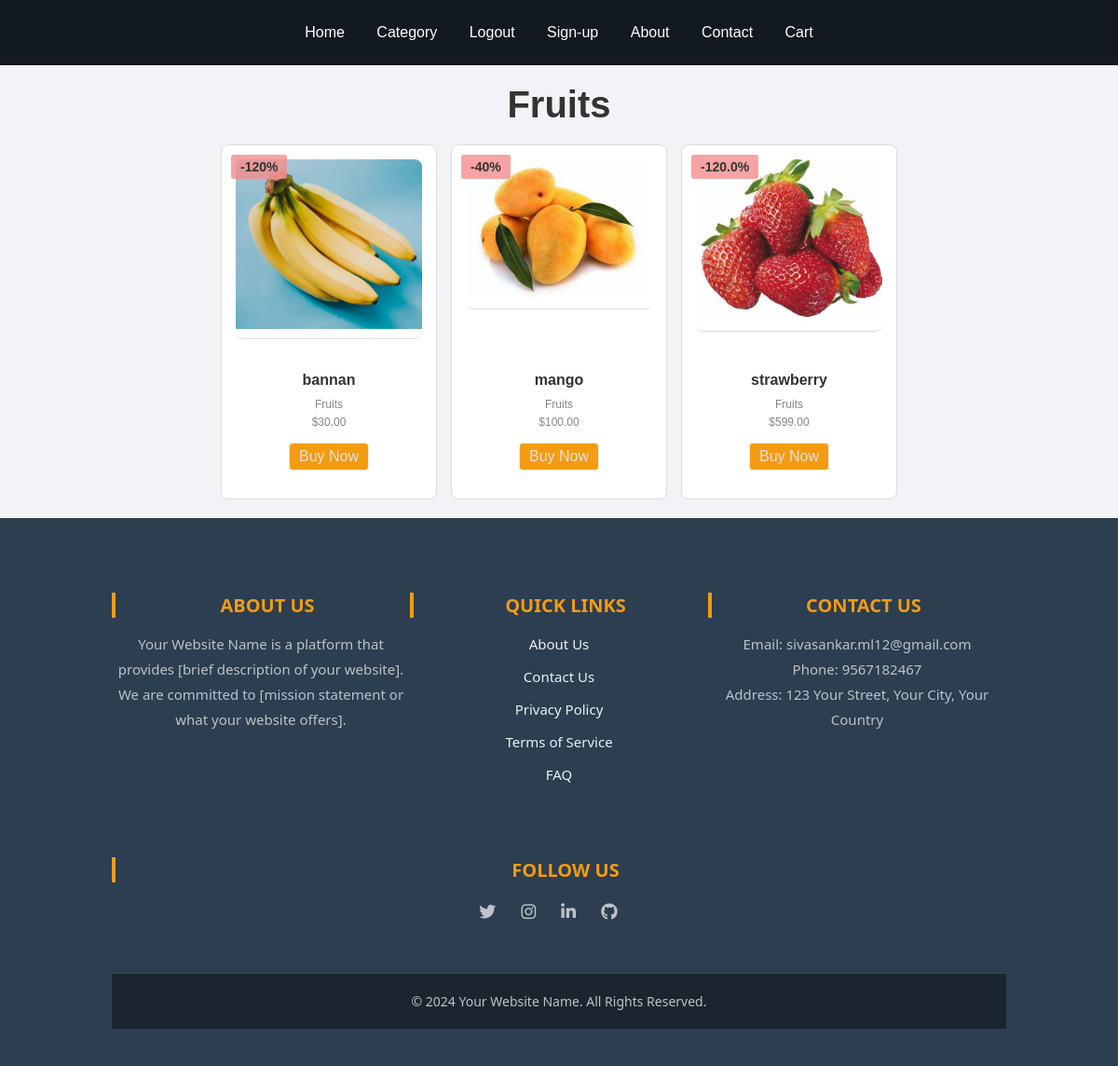
The page /category/cate6i622hb2c5i1i6gie1fee/ (signed in) on the database its author committed.
### core/models.py (models this page shows, shortened)
class Category(models.Model):
    cid = ShortUUIDField(unique=True, max_length=30, prefix='cat', alphabet='abcdefghi1123456')
    title = models.CharField(max_length=100)
    image = models.ImageField(upload_to='category')
    class Meta:
        verbose_name_plural = "Categories"
    def __str__(self):
        return self.title

class Product(models.Model):
    pid = ShortUUIDField(unique=True, max_length=30, alphabet='abcdefghi1123456')
    title = models.CharField(max_length=100)
    image = models.ImageField(upload_to=user_directory_path)
    description = models.TextField(null=True, blank=True, default='this is a product')
    user = models.ForeignKey(User, on_delete=models.SET_NULL, null=True)
    category = models.ForeignKey(Category,related_name='products', on_delete=models.SET_NULL, null=True)#using related name is a good practies for showing total no of products in each category
    vender = models.ForeignKey(Vendor, on_delete=models.SET_NULL, null=True,related_name='vender')
    price = models.DecimalField(max_digits=10, decimal_places=2, default='599')
    old_price = models.DecimalField(max_digits=10, decimal_places=2, default='499')
    specification = models.TextField(null=True, blank=True, default='this is a product')
    type=models.CharField(max_length=100,default='type')
    tags=TaggableManager(blank=True)
    product_status = models.CharField(choices=STATUS, max_length=10, default='in_review')
    status=models.BooleanField(default=True)
    in_stock=models.BooleanField(default=True)
    featured=models.BooleanField(default=False)
    digital=models.BooleanField(default=False)
    sku = ShortUUIDField(unique=True, max_length=30, alphabet='abcdefghi1123456')
    date = models.DateField(auto_now_add=True)
    update = models.DateField(null=True, blank=True)
    class Meta:
        verbose_name_plural = "Products"
    def get_percentage(self):
        new_price = (self.price / self.old_price) * 100
        return new_price

### core/views.py (the view)
# urls.py: path("category/<cid>/",views.category_list_view, name="category-list-view"),
def category_list_view(request,cid):
    category=Category.objects.get(cid=cid)
    products=Product.objects.filter( product_status="published",category=category)
    return render(request,'category-list-view.html',{'category':category,'products':products})

### core/context_processor.py (called while the page is built)
def default(request):
    categories=Category.objects.all()
    return{
        'categories':categories
    }

### templates/category-list-view.html (shortened to what this page needs)
{% extends "index.html" %}
{% block content %}
<section class="featured-products-section">
    <h1 class='cat-title'>{{ category.title }}</h1>
    <div class="container">
        <div class="product-grid">
            {% for product in products %}
            <div class="product-card">
                <a href="{% url "index:product-detail-view" product.pid  product.vender.vid %}" class="detail-link">
                    <img src="{{ product.image.url }}" alt="{{ product.title }}" class="product-image">
                </a>
                <div class="product-details">
                    <h3 class="product-title">{{ product.title }}</h3>
                    <p class="product-category">{{ product.category }}</p>
                    <span class="product-percentage">-{{ product.get_percentage|floatformat }}%</span>
                    <p class="product-price">${{ product.price }}</p>
                    <a href="#" class="btn-secondary">Buy Now</a>
                </div>
            </div>
            {% endfor %}
        </div>
    </div>
</section>
{% endblock content %}

### static/css/style.css (style rules this page uses)
body { font-family: Arial, sans-serif; margin: 0; padding: 0; background-color: #f1f3f6; display: flex; flex-direction: column; min-height: 100vh; }
.container { width: 80%; margin: 0 auto; padding: 0; }
.section-title, .cat-title { text-align: center; font-size: 2.5em; margin: 20px 0; color: #333; }
.category-grid, .product-grid { display: flex; flex-wrap: wrap; gap: 20px; justify-content: space-around; margin-top: 0; padding: 0; justify-content: center; }
.category-card, .product-card { background-color: #fff; border: 1px solid #ddd; border-radius: 10px; overflow: hidden; width: 150px; transition: transform 0.3s, box-shadow 0.3s; display: flex; flex-direction: column; justify-content: space-between; margin-top: 0; position: relative; padding: 15px; text-align: left; margin-bottom: 20px; }
.category-image, .product-image { width: 100%; max-width: 150px; height: auto; display: block; border-bottom: 1px solid #ddd; padding-bottom: 10px; margin-bottom: 10px; position: relative; }
.product-percentage { position: absolute; top: 10px; left: 10px; background-color: rgba(246, 140, 140, 0.8); padding: 5px 10px; border-radius: 3px; font-size: 14px; font-weight: bold; color: #333; }
.category-details, .product-details { padding: 15px; text-align: center; }
.category-title, .product-title { font-size: 16px; margin: 10px 0; color: #333; }
.category-count, .product-category, .product-vendor, .product-price { font-size: 12px; color: #888; margin: 5px 0; }
.btn-secondary { display: inline-block; margin-top: 10px; padding: 10px 20px; background-color: #f39c12; color: #fff; text-decoration: none; border-radius: 5px; transition: background-color 0.3s; align-self: center; }
.product-grid { display: flex; flex-wrap: wrap; gap: 15px; justify-content: center; }
.product-card { background-color: #fff; border: 1px solid #ddd; border-radius: 8px; padding: 15px; width:200px; text-align: center; max-width: 55%; }
.product-image { max-width: 100%; height: auto; margin-bottom: 10px; border-radius: 8px; }
.product-details { font-size: 1em; }
.btn-secondary { background-color: #f39c12; border: 1px solid #efede8; padding: 5px 10px; border-radius: 4px; text-decoration: none; color: #e8dfdf; display: inline-block; margin-top: 10px; }
.container { max-width: 1200px; margin: 0 auto; padding: 0 20px; }

### rows shown on the page
Category: title "Fruits"
Product: image (picture), title "bannan", category "Fruits", get_percentage "120", price "30.00"
Product: image (picture), title "mango", category "Fruits", get_percentage "40", price "100.00"
Product: image (picture), title "strawberry", category "Fruits", get_percentage "120.0", price "599.00"
